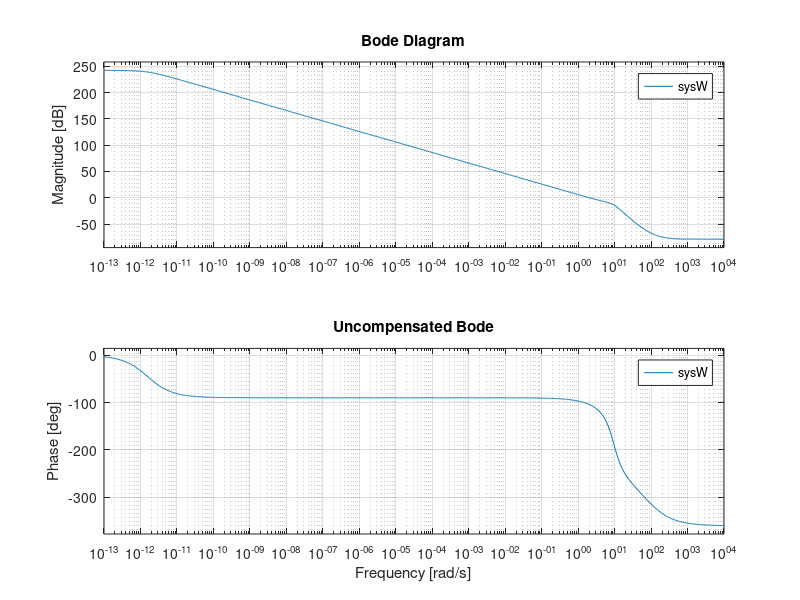
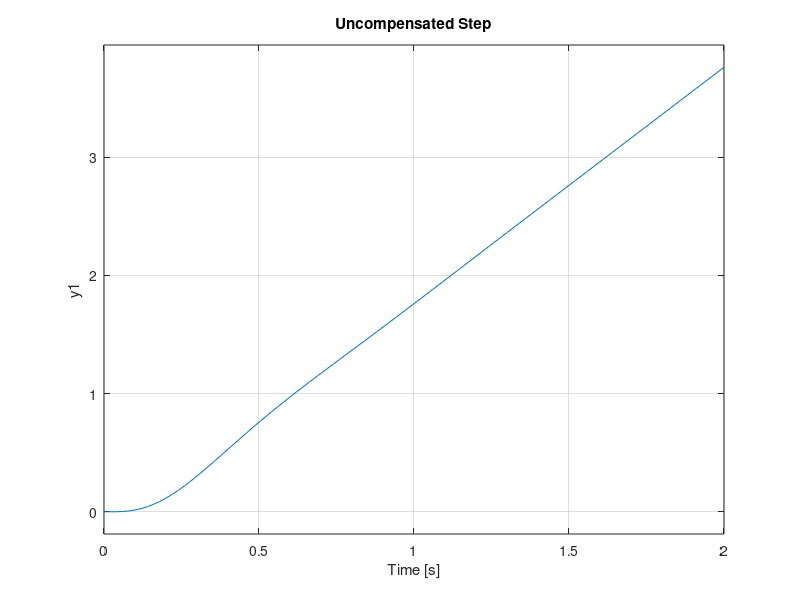
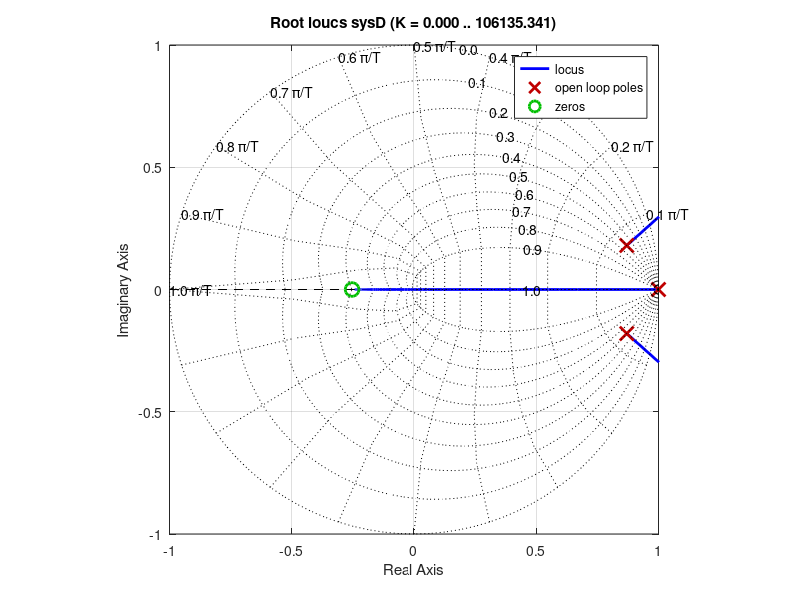
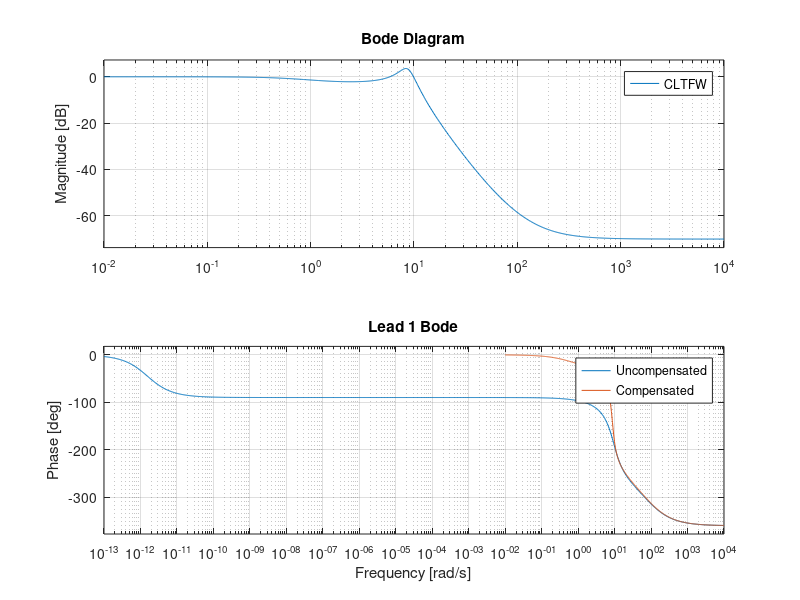

The MATLAB script that drew these images, in order:
%BRUTE proportional motor only controller design

clear;
clc;
close all;

s = tf('s');

zeta = 0.5% Damping ratio
frequency_n = 1.5 % Natural Frequency Hz
omegan = 2*pi*frequency_n;
Ktot = 2; 

% omegan_new = (1-0.4167*zeta+zeta^2)/0.01
% S1 = -zeta*omegan_new + omegan_new*((1 - zeta^2)^(1/2))*i
% S2 = -zeta*omegan_new - omegan_new*((1 - zeta^2)^(1/2))*i

%Open loop TF
num = Ktot*omegan^2;
den = s*(s^2 + 2*zeta*omegan*s + omegan^2);
Gp = num/den
H = 1;

Ts = 0.025;
sysD = c2d(Gp, Ts, 'ZOH')
sysW = d2c(sysD, 'tustin')

bode(sysW);
title('Uncompensated Bode');
CLTF = feedback(Gp, H);
figure;
step(sysW);
title('Uncompensated Step');

figure
rlocus(sysD);
zgrid
axis([-1 1 -1 1]);
axis('equal')

%Lead controller design
a = 2.7;
T = 0.3108;

GcW1 = (1+a*T*s)/(1+T*s);
GcD1 = c2d(GcW1, Ts, 'tustin')

figure;
bode(sysW);
hold on;

CLTFW = feedback(GcW1*sysW,H);
bode(CLTFW);
title('Lead 1 Bode');
legend('Uncompensated', 'Compensated')

figure;
CLTFD = feedback(GcD1*sysD,H);
step(sysD);
hold on;
step(CLTFD)
title('Lead 1 Step Response');
legend('Uncompensated', 'Compensated')

%Lead controller design 1
a = 0.0447
T = 0.473

GcW = (1+a*T*s)/(1+T*s);
GcD = c2d(GcW, Ts, 'tustin')

figure;
bode(sysW);
hold on;

CLTFW = feedback(GcW*sysW,H);
bode(CLTFW);
title('Lead 1 Bode');
legend('Uncompensated', 'Compensated')

figure;
CLTFD = feedback(GcD*sysD,H);
step(sysD);
hold on;
step(CLTFD)
title('Lead 1 Step Response');
legend('Uncompensated', 'Compensated')



% %Lag controller design 2
% a = 0.523
% T = 1.542
% 
% GcW = (1+a*T*s)/(1+T*s);
% GcD = c2d(GcW, Ts, 'tustin')
% 
% figure;
% bode(sysW);
% hold on;
% 
% CLTFW = feedback(GcW*sysW,H);
% bode(CLTFW);
% title('Lag 1 Bode');
% legend('Uncompensated', 'Compensated')
% 
% figure;
% CLTFD = feedback(GcD*sysD,H);
% step(sysD);
% hold on;
% step(CLTFD)
% title('Lag 1 Step Response');
% legend('Uncompensated', 'Compensated')


% %Lead Lag controller design
% a = 0.501
% T = 1.345
% 
% GcW2 = (1+a*T*s)/(1+T*s);
% GcD2 = c2d(GcW2, Ts, 'tustin')
% 
% figure;
% bode(sysW);
% hold on;
% 
% CLTFW = feedback(GcW1*GcW2*sysW,H);
% bode(CLTFW);
% title('Lead Lag Bode');
% legend('Uncompensated', 'Compensated')
% 
% figure;
% CLTFD = feedback(GcD1*sysD,H);
% step(sysD);
% hold on;
% step(CLTFD)
% title('Lead Lag Step Response');
% legend('Uncompensated', 'Compensated')
% 
% %PI controller 1
% Kp = 3;
% Ki = 0.2;
% Gc1 = Kp + Ki/s;
% CLTF1 = feedback(Gc1*Gp,H);
% figure;
% bode(Gp);
% hold on;
% bode(CLTF1);
% title('Gc1 Bode');
% legend('Uncompensated', 'Compensated')
% 
% figure;
% CLTF1 = feedback(Gc1*Gp,H);
% step(Gp);
% hold on;
% step(CLTF1)
% title('Gc1 Step Response');
% legend('Uncompensated', 'Compensated')
% 
% %PI controller 2
% Kp = 0.493;
% Ki = 0.162;
% Gc2 = Kp + Ki/s;
% CLTF2 = feedback(Gc1*Gp,H);
% figure;
% bode(Gp);
% hold on;
% bode(CLTF2);
% title('Gc 2 Bode');
% legend('Uncompensated', 'Compensated')
% 
% figure;
% CLTF2 = feedback(Gc2*Gp,H);
% step(Gp);
% hold on;
% step(CLTF2)
% title('Gc2 Step Response');
% legend('Uncompensated', 'Compensated')
% 
% %PI controller 3
% Kp = 0.243;
% Ki = 0.043;
% Gc3 = Kp + Ki/s;
% CLTF2 = feedback(Gc1*Gp,H);
% figure;
% bode(Gp);
% hold on;
% bode(CLTF2);
% title('Gc 3 Bode');
% legend('Uncompensated', 'Compensated')
% 
% figure;
% CLTF2 = feedback(Gc3*Gp,H);
% step(Gp);
% hold on;
% step(CLTF2)
% title('Gc3 Step Response');
% legend('Uncompensated', 'Compensated')